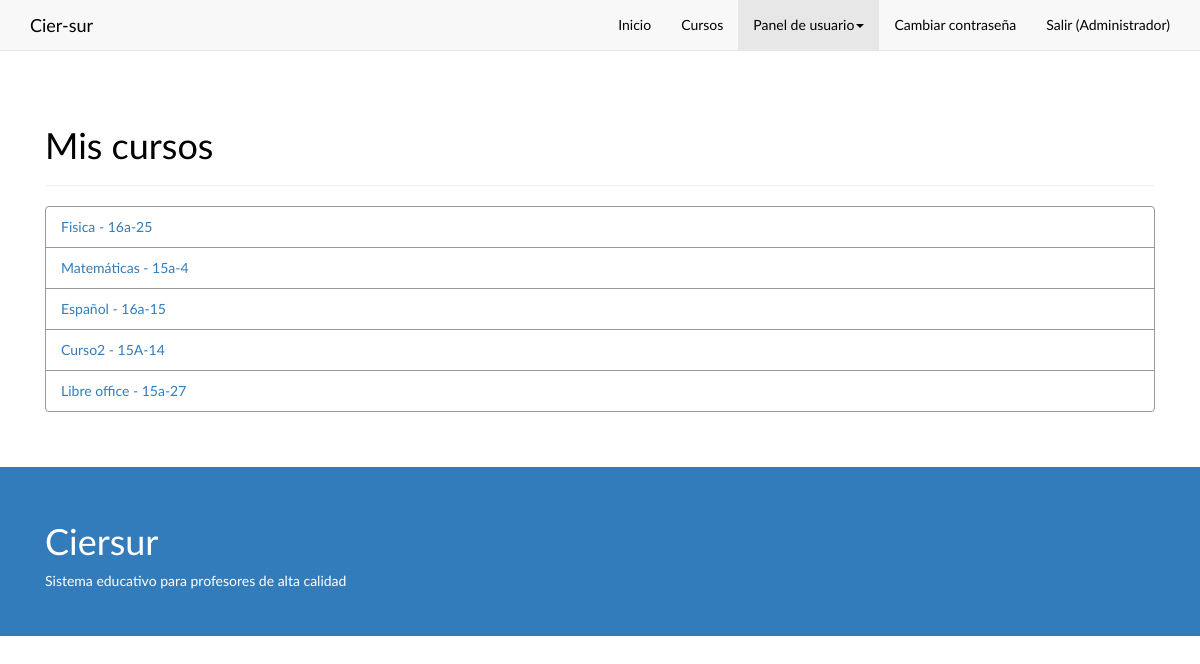
The app's page /mis_cursosmt (signed in) with its own data.
### app/models.py (models this page shows, shortened)
class Usuario(AbstractBaseUser):
    id_persona = models.OneToOneField(Persona, verbose_name="Cédula de la persona")
    TIPOS = (
        ('1', 'Administrador'),
        ('2', 'Secretaria'),
        ('3', 'Master Teacher'),
        ('4', 'Leader Teacher')
    )
    tipo = models.CharField(max_length=1,choices=TIPOS)
    is_active = models.BooleanField(default=True)
    is_admin = models.BooleanField(default=False)
    objects = CierUserManager()
    USERNAME_FIELD = 'id_persona'
    REQUIRED_FIELDS = ['tipo']
    class Meta:
        verbose_name = "Usuario"
        verbose_name_plural = "Usuarios"
    def get_short_name(self):
        return self.id_persona.nombre
    def get_tipo(self):
        return self.tipo

class Persona(models.Model):
    cedula = models.IntegerField(primary_key=True)
    nombre = models.CharField(max_length=200)
    apellidos = models.CharField(max_length=200)
    correo = models.CharField(max_length=200, unique=True)
    celular = models.CharField(max_length=200, null=True)
    direccion = models.CharField(max_length=200, null=True)
    fecha_nacimiento = models.DateField()
    SEXOS = (
        ('M', 'Masculino'),
        ('F', 'Femenino'),
    )
    sexo = models.CharField(max_length=1,choices=SEXOS)
    DEPS = (
        ('A', 'Amazonas'),
        ('Caq', 'Caquetá'),
        ('Ca', 'Cauca'),
        ('H', 'Huila'),
        ('N', 'Nariño'),
        ('P', 'Putumayo'),
        ('T', 'Tolima'),
        ('VC', 'Valle del Cauca'),
    )
    departamento = models.CharField(max_length=3,choices=DEPS)
    ciudad = models.CharField(max_length=15)
    class Meta:
        verbose_name = "Persona"
        verbose_name_plural = "Personas"

class MT_Curso(models.Model):
    id_mt = models.ForeignKey(Usuario,verbose_name="Cédula del docente")
    id_curso_cohorte = models.ForeignKey(Cohorte,verbose_name="Curso - Cohorte")
    class Meta:
        unique_together = (("id_mt", "id_curso_cohorte"),)
    class Meta:
        verbose_name = "Curso-MT"
        verbose_name_plural = "Cursos-MT"

class Cohorte(models.Model):
    id_curso = models.ForeignKey(Curso,verbose_name="Curso")
    semestre = models.CharField(max_length=50)
    def __str__(self):
        return "%s - %s-%s" % (str(self.id_curso), self.semestre, str(self.id))

class Curso(models.Model):
    nombre = models.CharField(max_length=50)
    descripcion = models.TextField()
    slug = models.SlugField(max_length=200, unique=True)
    def __str__(self):
        return self.nombre
    class Meta:
        verbose_name = "Curso"
        verbose_name_plural = "Cursos"

### app/views.py (the view)
# urls.py: url(r'^mis_cursosmt\/?$', views.CursosMT.as_view(), name="mis_cursosmt"),
class CursosMT(generic.ListView):
    template_name = "cursosMT.html"
    def get_queryset(self):
        tipo = self.request.user.get_tipo()
        if tipo == '1':
            return models.MT_Curso.objects.all()
        else:
            return models.MT_Curso.objects.all().filter(id_mt=self.request.user)
    def get_context_data(self, **kwargs):
        context = super(CursosMT, self).get_context_data(**kwargs)
        context['title'] = "Mis Cursos - CIER-SUR"
        context['nbar'] = "panel"
        return context

### templates/cursosMT.html
{% extends "base.html" %}
{% block content %}
	<div class="section">
		<div class="container">
			<div class="row">
				<div class="col-md-12">
					<div class="page-header">
                    	<h1>Mis cursos</h1>
                    </div>
					<ul class="list-group">
					{% for object in object_list %}
						<li class="list-group-item">
						<a href="{% url "calificar_lista" pk=object.id_curso_cohorte.id %}">{{ object.id_curso_cohorte  }}</a>
						</li>
					{% endfor %}
					</ul>
				</div>
			</div>
		</div>
	</div>
{% endblock %}

### templates/base.html (shortened to what this page needs)
{% load staticfiles %}
<!DOCTYPE html>
<html>
    <head>
        <link href="{% static "css/font-awesome.min.css" %}" rel="stylesheet" type="text/css">
        <link href="{% static "css/bootstrapOrg.min.css" %}" rel="stylesheet" type="text/css">
        <link href="{% static "css/bootstrap.css" %}" rel="stylesheet" type="text/css">
        <link href="{% static "css/ciersur.css" %}" rel="stylesheet" type="text/css">
    </head>
    <body>
        <div class="navbar navbar-default navbar-static-top">
            <div class="container">
                <div class="navbar-header">
                    <a class="navbar-brand" href="{% url "index" %}"><span>Cier-sur</span></a>
                </div>
                <div class="collapse navbar-collapse" id="navbar-ex-collapse">
                    <ul class="nav navbar-nav navbar-right">
                        <li class="{% if nbar == 'inicio' %}active{% endif %}">
                            <a href="{% url "index" %}">Inicio</a>
                        </li>
                        <li class="{% if nbar == 'curso_list' %}active{% endif %}">
                            <a href="{% url "curso_list" %}">Cursos</a>
                        </li>
                        {% if user.is_authenticated %}
                            <li class="dropdown {% if nbar == 'panel' %}active{% endif %}">
                                <a href="#" data-toggle="dropdown" class="dropdown-toggle">Panel de usuario<b class="caret"></b></a>
                            </li>
                            <li class="{% if nbar == 'password_change' %}active{% endif %}">
                                <a href="{% url 'password_change' %}">Cambiar contraseña</a>
                            </li>
                            <li>
                                <a href="{% url 'logout' %}">Salir ({{ user.get_short_name }})</a>
                            </li>
                        {% endif %}
                    </ul>
                </div>
            </div>
        </div>
        {% block content %} {% endblock %}
        <footer class="section section-primary">
            <div class="container">
                <div class="row">
                    <div class="col-sm-6">
                        <h1>Ciersur</h1>
                        <p>Sistema educativo para profesores de alta calidad</p>
                    </div>
                </div>
            </div>
        </footer>
    </body>
</html>

### records on screen
Usuario: get_short_name "Administrador"
MT_Curso: id_curso_cohorte "Fisica - 16a-25"
MT_Curso: id_curso_cohorte "Matemáticas - 15a-4"
MT_Curso: id_curso_cohorte "Español - 16a-15"
MT_Curso: id_curso_cohorte "Curso2 - 15A-14"
MT_Curso: id_curso_cohorte "Libre office - 15a-27"
